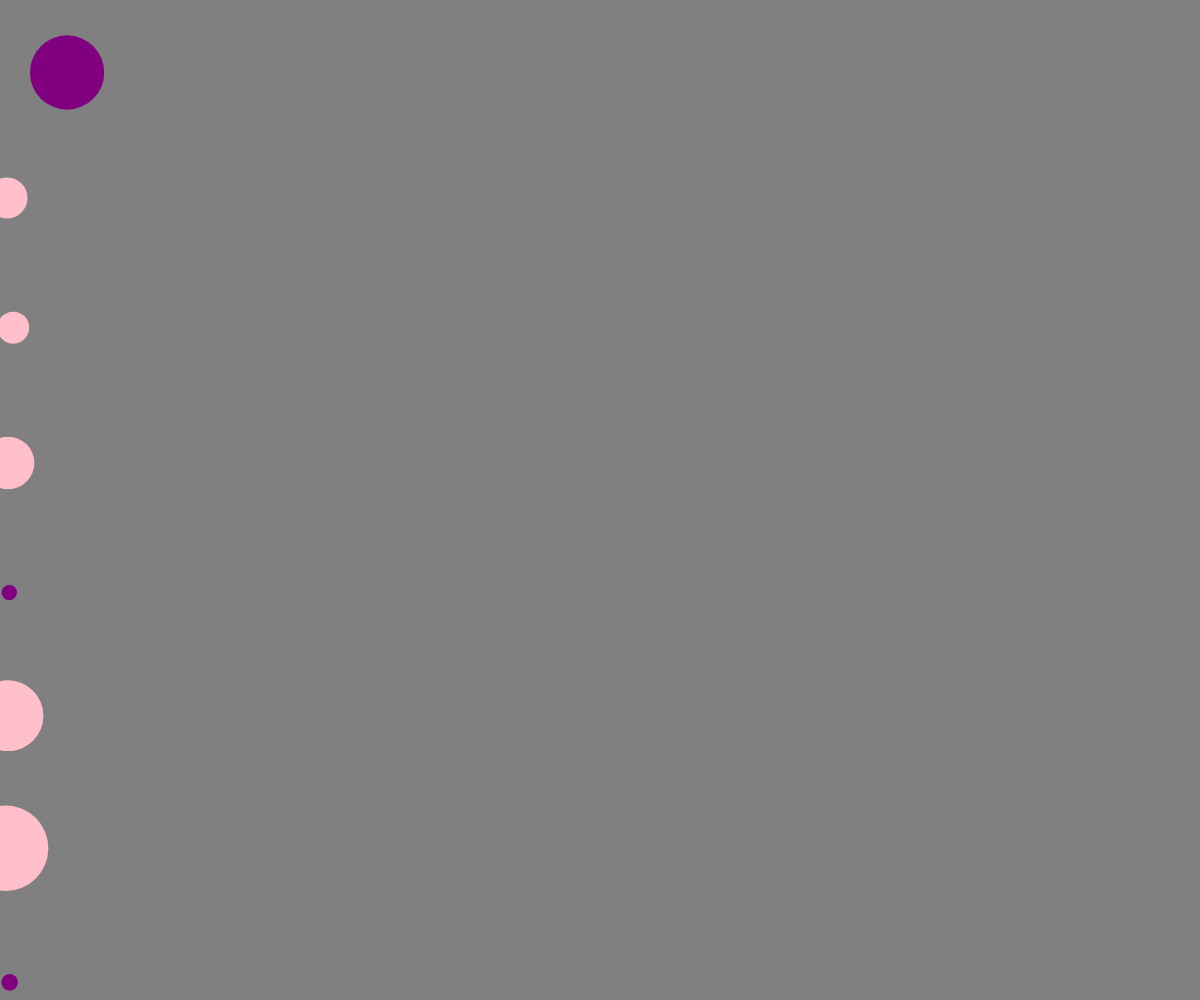
Frame 1 (no input)
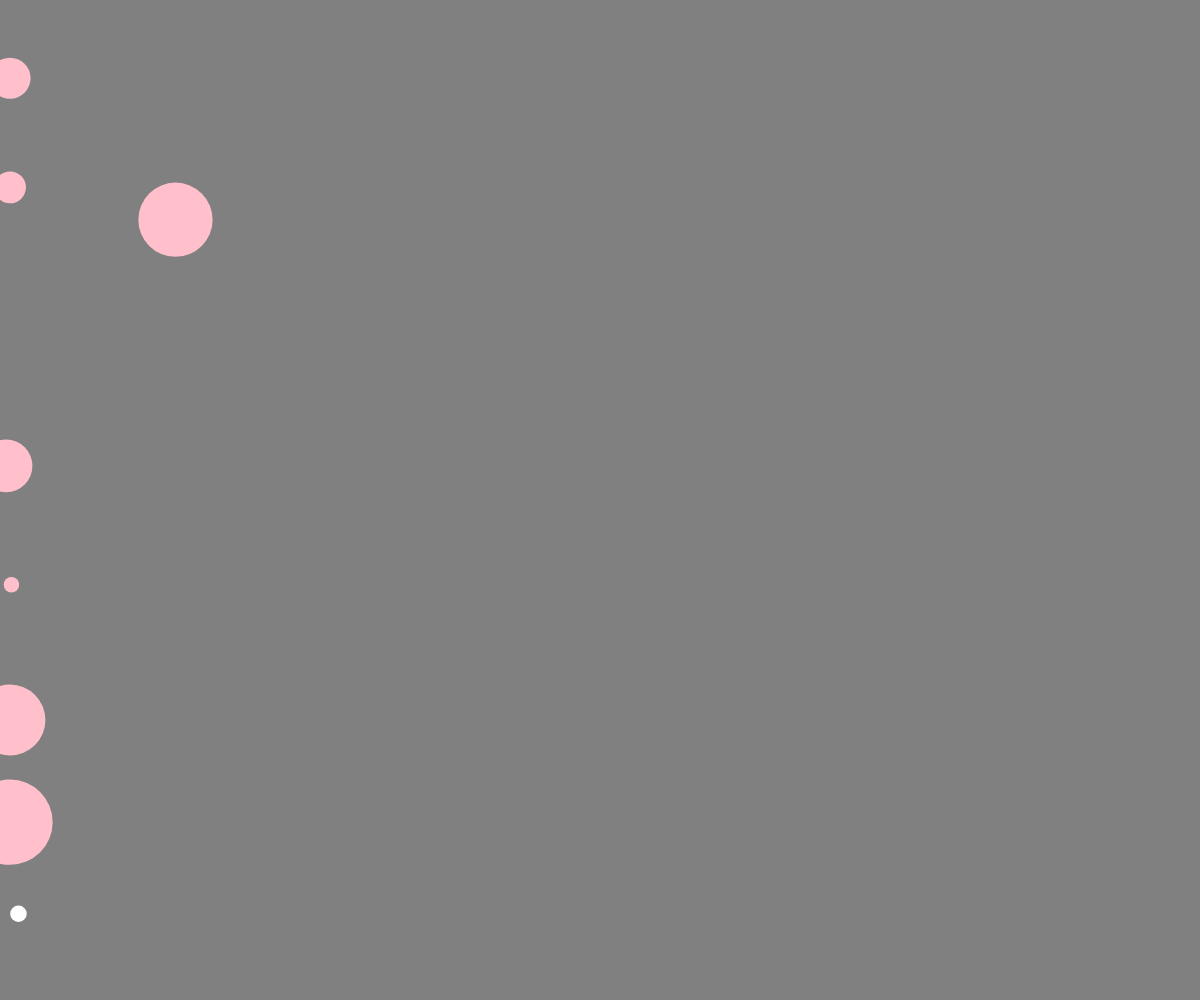
Frame 60 (no input)
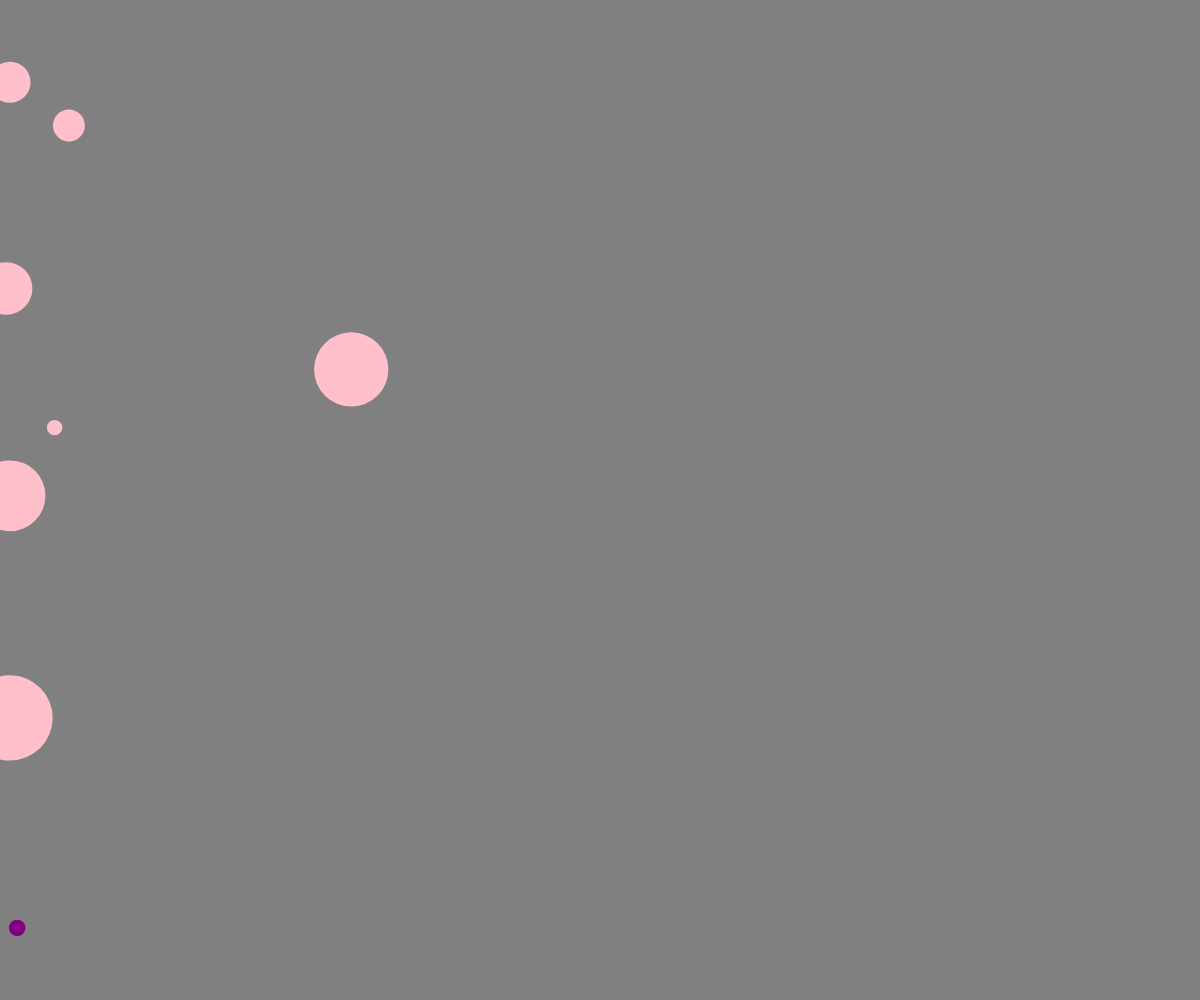
Frame 120 (the mouse pressed at the canvas centre since frame 60)

The p5.js sketch that drew these frames (run headless with seeded random() and noise() and a simulated clock; from frame 60 on, the mouse is pressed at the canvas centre):

// p5.js sketch
// ── sketch.js
let balls = [];
const numOfBalls = 65;

function setup() {

    createCanvas(windowWidth, windowHeight);

    let init_x = 70;
    let init_y = 70;
    for (let i = 0; i < numOfBalls; i++) {
        balls.push(new Ball(init_x, init_y));

        init_x += 1300;
        if (init_x > width) {
            init_x = 10;
            init_y += 130;
        }
    }
}

function draw() {
    background('grey');

    for (let i = 0; i < balls.length; i++) {
        balls[i].ballCheck(balls, i);
        balls[i].edgeCheck();
        balls[i].move();
        balls[i].display();
    }
}

class Ball {
    constructor(x, y, size) {
        this.color = 'purple';
        this.size = random(10, 100);
        this.rad = this.size / 2;
        this.posX = x;
        this.posY = y;
        this.deltaX = random(-5, 5);
        this.deltaY = random(-5, 5);
    }


        display() {
            push();

            noStroke();
            fill(this.color);
            translate(this.posX, this.posY);
            ellipse(0, 0, this.size);
            pop();
        }

        move() {
            this.posX += this.deltaX;
            this.posY += this.deltaY;
        }

        edgeCheck() {
            if (this.posX + this.rad >= width || this.posX - this.rad <= 0) {
                this.deltaX *= -1;
                this.color = 'pink';
            }

            if (this.posY + this.rad >= height || this.posY - this.rad <= 0) {
                this.deltaY *= -1;
                this.color = 'purple';
            }
        }


    ballCheck(otherBalls, myId) {
          for (let n = 0; n < otherBalls.length; n++) {
          if (n != myId) {
              let d = dist(this.posX, this.posY, otherBalls[n].posX, otherBalls[n].posY);
              let combinedR = this.rad + otherBalls[n].rad;

                  if (d <= combinedR) {
                  this.deltaX *= -1;
                  this.deltaY *= -1;
                      if( this.color == 'orange') {
                          this.color = 'pink';
                      } else {
                          this.color = 'white';
              }
            }
          }
        }
      }
  }
